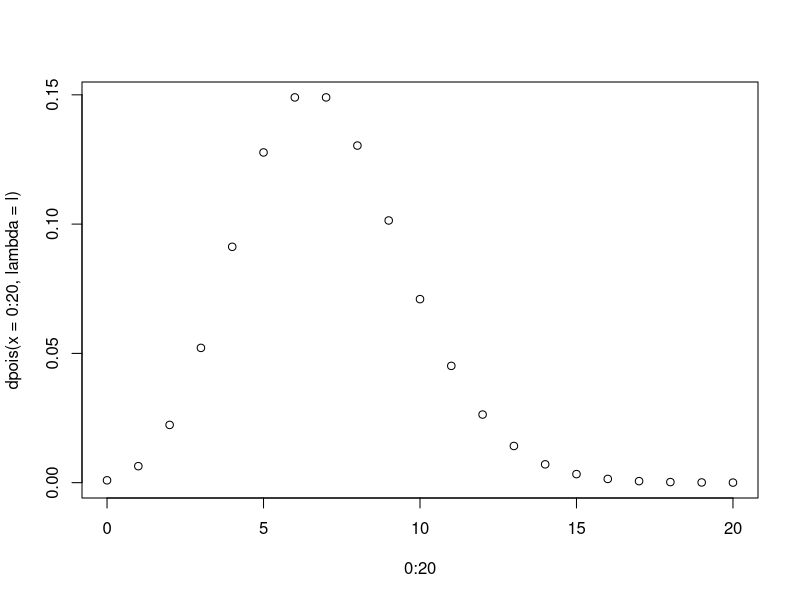
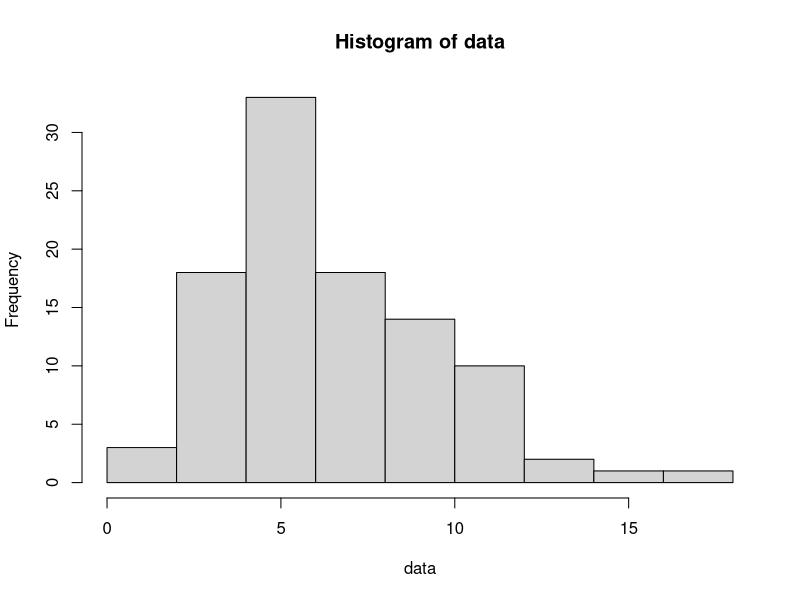

The R script that drew these images, in order:
## ---- chunk 1
knitr::opts_chunk$set(echo = TRUE)
## ---- chunk 2
l = 7
plot(0:20, dpois(x = 0:20, lambda= l))
ppois(0:20, l)
qpois(0.5, 5)
rpois(100, lambda = l) -> data
hist(data)
